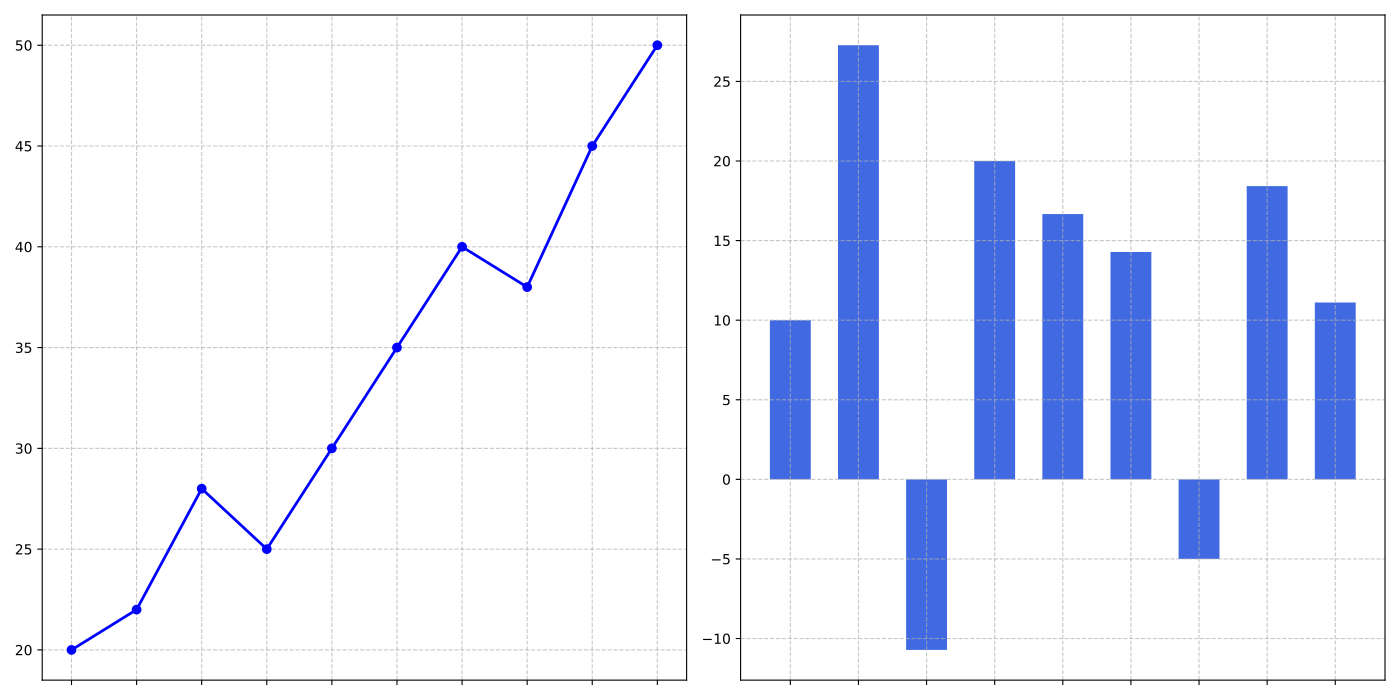

Here is the Python script that generated this plot:
import matplotlib.pyplot as plt
import numpy as np

years = np.arange(2010, 2020)
stock_prices = np.array([20, 22, 28, 25, 30, 35, 40, 38, 45, 50])
price_changes = np.diff(stock_prices) / stock_prices[:-1] * 100

fig, (ax1, ax2) = plt.subplots(1, 2, figsize=(14, 7))

# Plotting the line chart without textual elements
ax1.plot(years, stock_prices, marker='o', linestyle='-', color='blue', linewidth=2)
ax1.grid(True, linestyle='--', alpha=0.7)
ax1.set_xticks(years)
ax1.set_xticklabels([])

# Plotting the bar chart without textual elements
ax2.bar(years[1:], price_changes, color='royalblue', width=0.6)
ax2.grid(True, linestyle='--', alpha=0.7)
ax2.set_xticks(years[1:])
ax2.set_xticklabels([])

plt.tight_layout()
plt.show()
